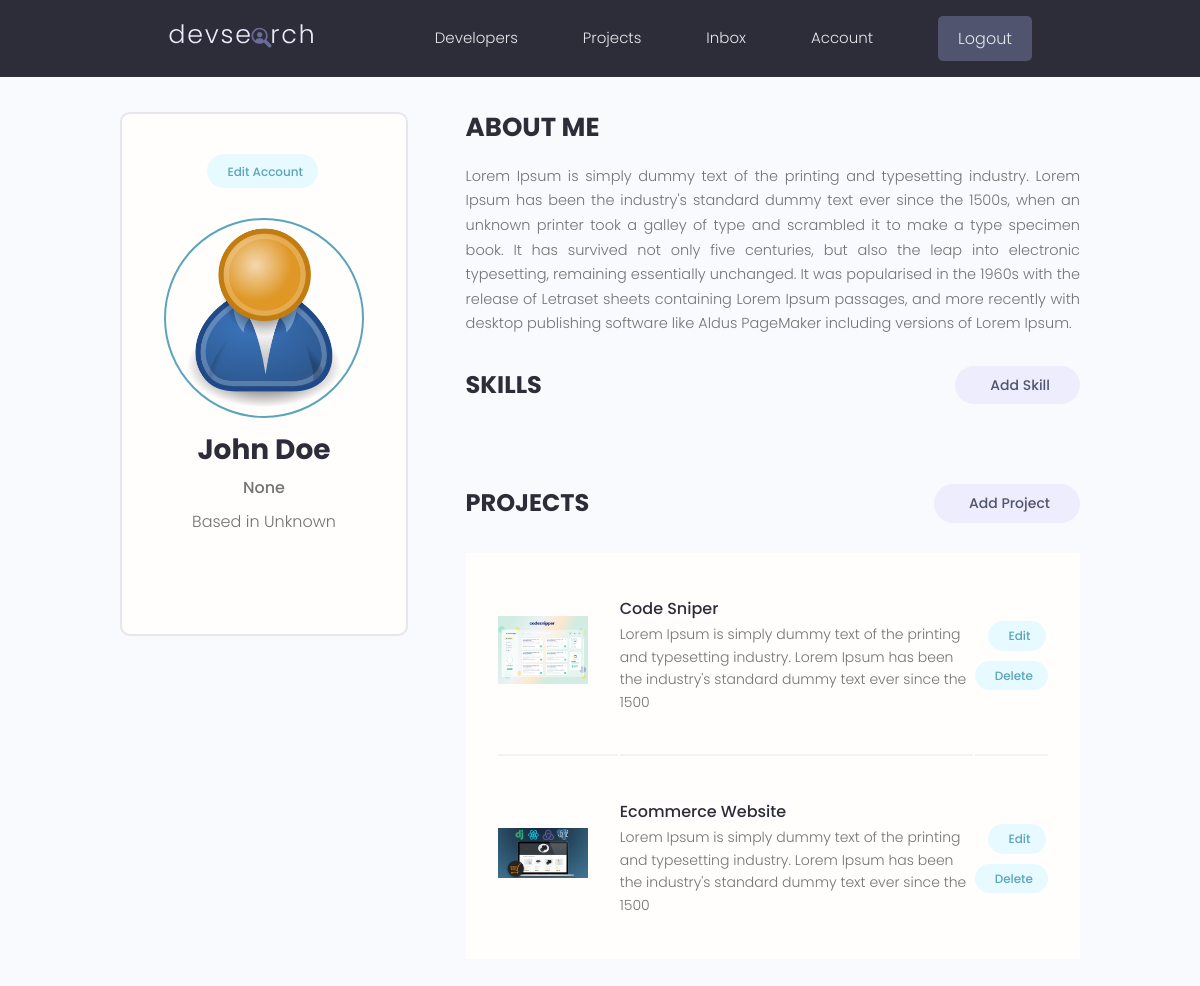
/account/ (signed in), run on the app's committed database.
### users/models.py (models this page shows, shortened)
class Profile(models.Model) :
    user = models.OneToOneField(User, on_delete=models.CASCADE,null=True,blank=True)
    name=models.CharField(max_length=200,blank=True,null=True)
    email=models.EmailField(max_length=500, blank=True,null=True)
    username=models.CharField(max_length=200,blank=True,null=True)
    location=models.CharField(max_length=200,blank=True,null=True)
    short_intro=models.CharField(max_length=200,blank=True,null=True)
    bio = models.TextField(blank=True,null=True )
    profile_image=models.ImageField(null=True,blank=True,upload_to='profiles/',default="profiles/user-default.png")
    social_github=models.CharField(max_length=200,blank=True,null=True)
    social_twitter=models.CharField(max_length=200,blank=True,null=True)
    social_linkedin=models.CharField(max_length=200,blank=True,null=True)
    social_youtube=models.CharField(max_length=200,blank=True,null=True)
    social_website=models.CharField(max_length=200,blank=True,null=True)
    created=models.DateTimeField(auto_now_add=True)
    id=models.UUIDField(default=uuid.uuid4,unique=True,primary_key=True,editable=False)
    class Meta :
        ordering = ['created']
    @property
    def imageURL(self) :
        try :
            url = self.profile_image.url
        except :
            url=''
        return url

### projects/models.py (models this page shows, shortened)
class Project(models.Model) :
    owner=models.ForeignKey(Profile, null=True,blank=True, on_delete=models.CASCADE)
    title= models.CharField(max_length=200)
    description=models.TextField(null=True, blank=True)
    featured_image=models.ImageField(null=True, blank=True,default="default.jpg")
    demo_link = models.CharField(max_length=2000, null=True,blank=True)
    source_link = models.CharField(max_length=2000,null=True,blank=True)
    tags=models.ManyToManyField('Tag', blank=True)
    vote_total=models.IntegerField(default=0,null=True,blank=True)
    vote_ratio=models.IntegerField(default=0,null=True,blank=True)
    created=models.DateTimeField(auto_now_add=True)
    id=models.UUIDField(default=uuid.uuid4,unique=True, primary_key=True,editable=False)
    class Meta :
        ordering = ['-vote_ratio','-vote_total','title'] # will give oldest first
    @property
    def imageURL(self) :
        try :
            url = self.featured_image.url
        except :
            url=''
        return url

### users/views.py (the view)
# urls.py: path('account/', views.userAccount,name="account"),
@login_required(login_url='login')
def userAccount(request) :
    profile=request.user.profile
    skills = profile.skill_set.all()
    projects = profile.project_set.all()
    context={'profile':profile,'skills':skills,'projects':projects}
    return render(request,'users/account.html', context)

### users/templates/users/account.html (shortened to what this page needs)
{% extends  'main.html' %}
{% block content %}
  <main class="settingsPage profile my-md">
    <div class="container">
      <div class="layout">
        <div class="column column--1of3">
          <div class="card text-center">
            <div class="card__body dev">
              <a class="tag tag--pill tag--main settings__btn" href="{% url 'edit-account' %}"> Edit Account</a>
              <img class="avatar avatar--xl dev__avatar" src="{{profile.imageURL}}" />
              <h2 class="dev__name">{{profile.name}}</h2>
              <p class="dev__title">{{profile.short_intro}}</p>
              <p class="dev__location">Based in {{profile.location}}</p>
            </div>
          </div>
        </div>
        <div class="column column--2of3">
          <div class="devInfo">
            <h3 class="devInfo__title">About Me</h3>
            <p class="devInfo__about">{{profile.bio}}</p>
          </div>
          <div class="settings">
            <h3 class="settings__title">Skills</h3>
            <a class="tag tag--pill tag--sub settings__btn tag--lg" href="{% url 'create-skill' %}"> Add Skill</a>
          </div>
          <div class="settings">
            <h3 class="settings__title">Projects</h3>
            <a class="tag tag--pill tag--sub settings__btn tag--lg" href="{% url 'create-project' %}"> Add Project</a>
          </div>
          <table class="settings__table">
            {% for project in projects %}
            <tr>
              <td class="settings__thumbnail">
                <a href="{% url 'project' project.id %}"><img  src="{{project.imageURL}}" alt="Project Thumbnail" /></a>
              </td>
              <td class="settings__tableInfo">
                <a href="{% url 'project' project.id %}">{{project.title}}</a>
                <p>{{project.description|slice:"150"}}
                </p>
              </td>
              <td class="settings__tableActions">
                <a class="tag tag--pill tag--main settings__btn" href="{% url 'update-project' project.id %}"> Edit</a>
                <a class="tag tag--pill tag--main settings__btn" href="{% url 'delete-project' project.id %}?next=/account/">
                  Delete</a>
              </td>
            </tr>
            {% endfor %}
          </table>
        </div>
      </div>
    </div>
  </main>
  {% endblock %}

### static/styles/app.css (style rules this page uses)
:root { --color-sub: #2d2d39; }
.card { border: 2px solid var(--color-light); }
img { width: 100%; }
.profile .card > .dev { padding: 4rem; }
.dev__avatar { display: block; margin: auto; }
.dev__name { color: var(--color-sub); font-size: 2.8rem; font-weight: 700; margin-top: 1rem; margin-bottom: 0.5rem; }
.dev__title { font-size: 1.6rem; font-weight: 500; line-height: 1.3; }
.dev__location { margin-top: 1rem; }
.devInfo { margin-bottom: 3rem; }
.devInfo__title, .devInfo__subtitle { font-size: 2.6rem; color: var(--color-sub); text-transform: uppercase; font-weight: 700; margin-bottom: 1.5rem; }
.devInfo__about, .devSkill__info { font-size: 1.45rem; line-height: 1.7; text-align: justify; }
.settingsPage .dev > .settings__btn { display: inline-block; margin-bottom: 3rem; }
.settings { display: flex; justify-content: space-between; align-items: center; }
.settings__title { font-size: 2.4rem; text-transform: uppercase; font-weight: 700; color: var(--color-sub); }
.settings__table { margin-top: 3rem; margin-bottom: 5rem; padding: 0 3rem; background: var(--color-white); }
.settings__table tr { width: 100%; }
.settings__table tr > td { padding: 2rem 0; }
.settings__table tr:not(:last-child) td { border-bottom: 2px solid var(--color-white-light); }
.settings__thumbnail { width: 23%; min-width: 10rem; }
.settings__thumbnail img { padding-right: 3rem; height: 15rem; object-fit: contain; }
.settings__tableInfo { width: 100%; }
.settings__tableInfo h4, .settings__tableInfo a { padding-right: 1rem; width: auto; font-size: 1.6rem; font-weight: 500; color: var(--color-sub); }
.settings__tableInfo p { font-size: 1.4rem; }
.settings__tableActions { text-align: right; }

### static/uikit/styles/modules/_variables.css (style rules this page uses)
:root { --color-main: #5aa5b9; --color-main-light: #e6faff; --color-sub: #3f4156; --color-sub-light: #51546e; --color-sub-lighter: #ededfd; --color-text: #737373; --color-gray: #8b8b8b; --color-light: #e5e7eb; --color-light-gray: #767676; --color-bg: #f8fafd; --color-white: #fffefd; --color-white-light: #f3f3f3; --color-success: #359e64; --color-success-bg: #def8e8; --color-error: #fc4b0b; --color-error-bg: #fff2ee; --font-base: 'Poppins', arial, helvetica, 'Segoe UI', roboto, ubuntu, sans-serif; --font-monospace: 'Fira Code', 'Courier New', courier, monospace; --font-regular: 300; --font-medium: 500; --font-bold: 700; --generic-shadow: 1px 1px 5px #00000010; --generic-transition: all 0.3s ease-in-out; }

### static/uikit/styles/modules/_base.css (style rules this page uses)
* { margin: 0; padding: 0; box-sizing: border-box; text-rendering: optimizeLegibility; color: inherit; font-size: inherit; }
html { font-size: 50%; }
@media only screen and (min-width: 480px) { html { font-size: 56.25%; } }
@media only screen and (min-width: 1200px) { html { font-size: 62.5%; } }
body { line-height: 1.6; font-weight: 400; font-size: 1.5rem; color: var(--color-text); background-color: var(--color-bg); min-height: 100vh; }

### static/uikit/styles/modules/_typography.css (style rules this page uses)
* { font-family: var(--font-base); }
h2 { font-size: 3.6rem; font-weight: var(--font-bold); }
h3 { font-size: 3.2rem; font-weight: var(--font-medium); }
p, span, strong { font-size: 1.6rem; color: var(--color-text); font-weight: var(--font-regular); }
a { padding-bottom: 2px; text-decoration: none; display: inline-block; color: var(--color-main); font-weight: var(--font-medium); }

### static/uikit/styles/modules/_utilities.css (style rules this page uses)
.container { width: 92%; max-width: 165rem; margin: 0 auto; box-sizing: border-box; }
@media screen and (min-width: 1000px) { .container { width: 90%; } }
@media screen and (min-width: 1200px) { .container { width: 80%; } }
.text-center { text-align: center; }
.my-md { margin: 3rem auto; }

### static/uikit/styles/modules/_avatar.css (style rules this page uses)
.avatar { border-radius: 50%; border: 2px solid var(--color-main); object-fit: cover; }
.avatar--xl { height: 20rem; width: 20rem; }

### static/uikit/styles/modules/_card.css (style rules this page uses)
.card { border-radius: 1rem; background-color: var(--color-white); border: 1.5px solid var(--color-light); width: auto; height: auto; margin-top: 0.5rem; margin-bottom: 0.5rem; overflow: hidden; }
.card__body, .card__header { padding: 2rem 2.5rem; }

### static/uikit/styles/modules/_layout.css (style rules this page uses)
.layout { display: flex; flex-flow: row wrap; justify-content: space-between; }
.layout > .column { margin-bottom: 3rem; }
.layout > .column.column--1of3 { flex-basis: 30%; }
.layout > .column.column--2of3 { flex-basis: 64%; }

### data on the page
Profile: imageURL (placeholder picture), name "John Doe", short_intro "None", location "Unknown", bio "Lorem Ipsum is simply dummy text of the printing and typesetting industry. Lorem Ipsum has been the industry's standard dummy text ever since the 1500s, when an unknown printer took a galley of type and scrambled it to make a type specimen book. It has survived not only five centuries, but also the leap into electronic typesetting, remaining essentially unchanged. It was popularised in the 1960s with the release of Letraset sheets containing Lorem Ipsum passages, and more recently with desktop publishing software like Aldus PageMaker including versions of Lorem Ipsum."
Project: imageURL (picture), title "Code Sniper", description "Lorem Ipsum is simply dummy text of the printing and typesetting industry. Lorem Ipsum has been the industry's standard dummy text ever since the 1500"
Project: imageURL (picture), title "Ecommerce Website", description "Lorem Ipsum is simply dummy text of the printing and typesetting industry. Lorem Ipsum has been the industry's standard dummy text ever since the 1500"
